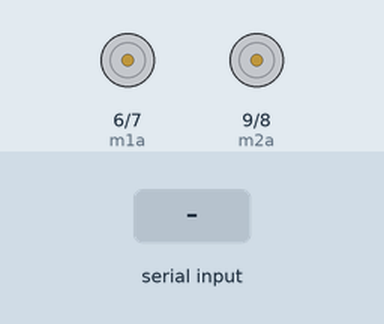
Recording of a sketch running on a simulated Arduino Uno, built with avr-gcc and run on an emulated ATmega328P. Parts: motor-driver pin pairs drawn as motors (green arrow = first pin HIGH = forward, orange = second pin HIGH = backward, longer = more drive, scaled by the enable pin). Inputs (shaded band) come from the test bench. What the sketch prints to the serial monitor is not drawn.

Above: at 1.2 s.
1.3 s: "e" received over the second serial link
At 2.2 s:
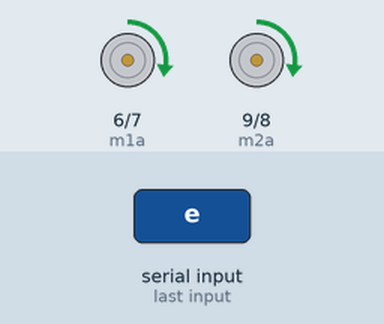
2.8 s: "c" received over the second serial link
At 3.3 s:
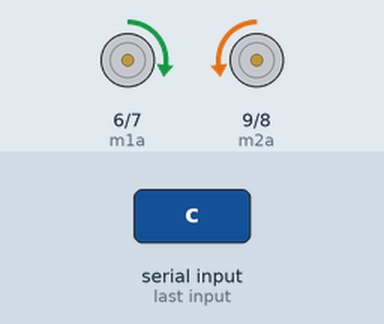
4.3 s: "a" received over the second serial link
At 5.6 s:
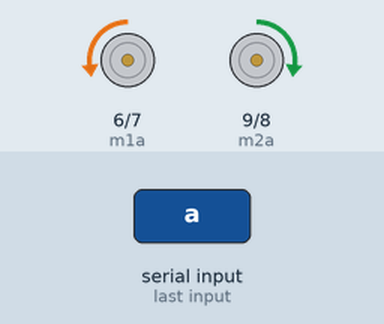
Timing chart, 0 to 7.3 s (numbered marks = the images above; inputs shaded):
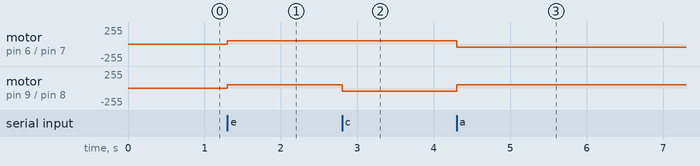

The sketch:

bluetooth_controlled_car.ino
```cpp
#include <SoftwareSerial.h>
const int ledpin = 8;
SoftwareSerial bluemod(11, 10);
char data  = "a";

#define STOPPED 0
#define FOLLOWING_LINE 1
#define NO_LINE 2

#define ena 5
#define m1a 6
#define m1b 7
#define m2a 9
#define m2b 8
#define enb 3


void stop()
{ // stop
  // motor 1
  digitalWrite(m1a, LOW);
  digitalWrite(m1b, LOW);
  // motor 2
  digitalWrite(m2a, LOW);
  digitalWrite(m2b, LOW);
}

void forward()
{ // forward
  // motor 1
  digitalWrite(m1a, HIGH);
  digitalWrite(m1b, LOW);
  // motor 2
  digitalWrite(m2a, HIGH);
  digitalWrite(m2b, LOW);
}
void right()
{
  // right
  // motor 1
  digitalWrite(m1a, HIGH);
  digitalWrite(m1b, LOW);
  // motor 2
  digitalWrite(m2a, LOW);
  digitalWrite(m2b, HIGH);
}
void left()
{
  // left
  // motor 1
  digitalWrite(m1a, LOW);
  digitalWrite(m1b, HIGH);
  // motor 2
  digitalWrite(m2a, HIGH);
  digitalWrite(m2b, LOW);
}


void setup(){

Serial.begin(9600);
bluemod.begin(9600);
Serial.write("pairing started");
pinMode(ledpin,OUTPUT);

 pinMode(m1a, OUTPUT);
  pinMode(m1b, OUTPUT);
  pinMode(ena, OUTPUT);

  pinMode(m2a, OUTPUT);
  pinMode(m2b, OUTPUT);
  pinMode(enb, OUTPUT);

  // initial speed
  analogWrite(ena, 50);
  analogWrite(enb, 50);

  // pinMode(3, OUTPUT);
  // pinMode(5, OUTPUT);
  // pinMode(6, OUTPUT);

}


void loop(){

  if (bluemod.available()){
    data = char(bluemod.read());
    Serial.write(data);
    //Serial.print(bluemod.read());

    }
    if(data=='e'){

      forward();

    }else if(data=='c'){
      right();
    } else if(data=='a'){
      left();

    }
    else if(data=='g'){
      stop();
    }

  if (Serial.available()){
   bluemod.write(Serial.read());
  }


}
```

Measured:
- after the input at 1.3 s, motor on pin 6 (m1a) / pin 7 (m1b), motor on pin 9 (m2a) / pin 8 (m2b): stopped → forward 50/255 at once
- after the input at 2.8 s, motor on pin 9 (m2a) / pin 8 (m2b): forward 50/255 → backward 50/255 at once
- after the input at 4.3 s, motor on pin 6 (m1a) / pin 7 (m1b): forward 50/255 → backward 50/255 at once; motor on pin 9 (m2a) / pin 8 (m2b): backward 50/255 → forward 50/255 at once
